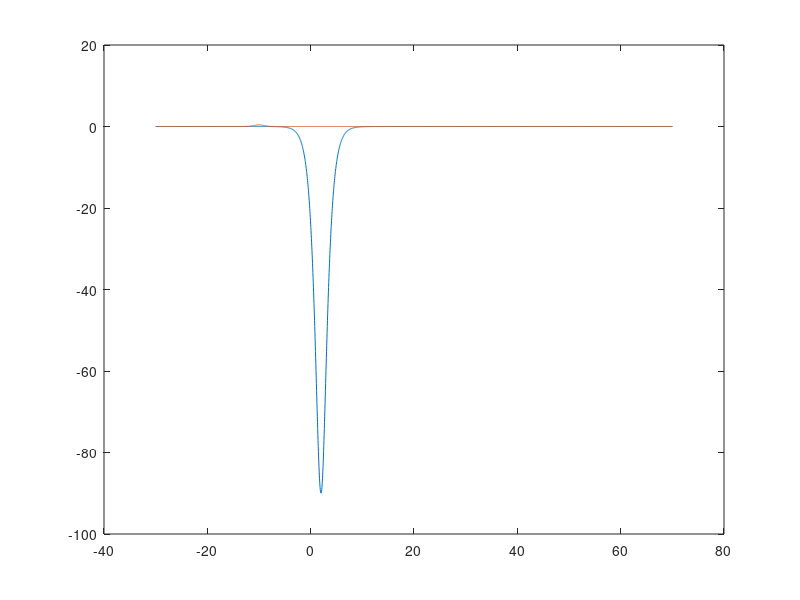

Source code (MATLAB): (Note: this script raises an error after producing the figure.)
close all
clear
clc
%%
% V = 1e-6; Evec = linspace(0,3*V,1000); w = 7/(sqrt(2*m*V));
c = 3e8;
eV = 1.602e-19;
hbarsc = 6.63e-34 / (2*pi);
m_e = 9.12e-31;

hbar = 1;
m = 1/2;

x0 = -30;
xfin = 70;

Nx = 2800;
dx = (xfin-x0) / (Nx);
xv = (x0:dx:xfin)';
L = xfin-x0;

t0 = 0;
tfin = 4.6;
dt = 0.01e-2;
tv = (t0:dt:tfin)';
Nt = length(tv);

stab = dt/(dx^2)



xbar = -10;                      % Mitten av vågfunk. vid t=0
k0 = 4;                        % Medel vågtal/energi vid t=0, kopplad till r.mängd via p=hbar*k
E = ((hbar*k0)^2) / (2*m);      % k översatt till kinetisk energi se 2.4 i Griffiths
sigmax = 10e-1;                   % Standardavvikelse i x vid t=0
sigmak = 1/(2*sigmax);          % Standardavvikelse i k vid t=0
aa = 1/(4*sigmax^2);            % Konstant från uppgift 2.21 Griffiths
vg = hbar*k0/m;                 % Grupphastighet Verkar stämma!

T_ana = @(E,V,w) (1 + (V.*sinh((w/hbar).*sqrt(2.*m.*(V-E))) ).^2./(4.*E.*(V-E))).^(-1);

dp = 2*pi/(dx*(Nx+1));
p = (-Nx/2:Nx/2)*dp;

% Normaliserat vågpaket som initialvillkor för numerisk lösare
Anorm = 1/(2*pi*sigmax^2)^(1/4);
psi0 = Anorm*exp(-aa*(xv-xbar).^2) .* exp(1i*k0*(xv));
normtest = trapz(xv, abs(psi0).^2);

nu = 10;
Ux = -hbar^2/(2*m)*nu*(nu-1)*sech(xv-2);
% Ux = zeros(Nx+1,1);
% Ux = 1.1*E*(heaviside(xv-15) - heaviside(xv-20));

figure(1)
plot(xv, Ux)
hold on
plot(xv, abs(psi0).^2)
hold off

%%

% RK4 = Rk4_solve(psi0, Ux, hbar, m, k0, dx, dt, Nt);
RK4 = CN_solve(psi0, Ux, Nx, Nt, dx, dt, m);
%%
nf = 400;

figure("Position",[200,200,1100,700])
skip = floor((Nt-1)/nf);
for j = 1:nf

    Tj = sprintf('%.5f',trapz(xv(1176:end), abs(RK4(1176:end,skip*j)).^2 ));
    tj = sprintf('%.4f',skip*j*dt);
    yyaxis left
    plot(xv, abs(RK4(:,skip*j)).^2)
    ylabel('$|\Psi|^2 \ [\mathrm{eV}/(\hbar c)]$','fontsize',14,'Interpreter','latex')
    ylim([-0.5,0.5])
%     hold on
    yyaxis right
    plot(xv, Ux)
    yline(E,'--',Color="#D95319")
    ylabel('$U(x), \ \langle E \rangle \ [\mathrm{eV}]$','fontsize',14,'Interpreter','latex')
    xlabel('$x \ [\mathrm{eV} \cdot \hbar c]$','fontsize',14,'Interpreter','latex')
%     plot(xv, abs(CN(:,skip*j)).^2, 'k-')
%     plot(xv, real(Psi1_ana(:,j)))
%     hold off
    legend('$|\Psi|^2$','$U(x)_{\mathrm{sech}}, \ \nu=10$', '$\langle E \rangle$','fontsize',12,'Interpreter','latex')
    ylim([-17,17])
    xlim([-20,20])
    title(['T=', num2str(Tj),',', '        t=', num2str(tj), ' $[\hbar/ \mathrm{eV}]$'], Interpreter='latex', FontSize=12)

    
    drawnow
%     frame = j
    F(j)=getframe(gcf);
end


%%

nf = 400;

figure("Position",[200,200,1100,700])
skip = floor((Nt-1)/nf);
for j = 1:nf

    Tj = sprintf('%.5f',trapz(xv(1176:end), abs(RK4(1176:end,skip*j)).^2 ));
    tj = sprintf('%.4f',skip*j*dt);
    yyaxis left
    plot(xv, real(RK4(:,skip*j)))
    hold on
    plot(xv, imag(RK4(:,skip*j)))
    hold off
    ylabel('$\Psi (x,t)$','fontsize',14,'Interpreter','latex')
    ylim([-1,1])

    yyaxis right
    plot(xv, Ux)
 
    ylabel('$U(x) \ [\mathrm{eV}]$','fontsize',14,'Interpreter','latex')
    xlabel('$x \ [\mathrm{eV} \cdot \hbar c]$','fontsize',14,'Interpreter','latex')

    legend('$\mathrm{Re}(\Psi)$', '$\mathrm{Im}(\Psi)$','$U(x)_{\mathrm{sech}}, \ \nu=10$','fontsize',12,'Interpreter','latex')
    ylim([-17,17])
    xlim([-20,20])
    title(['T=', num2str(Tj),',', '        t=', num2str(tj), ' $[\hbar/ \mathrm{eV}]$'], Interpreter='latex', FontSize=12)

    
    drawnow
%     frame = j
    F(j)=getframe(gcf);
end

%%
video=VideoWriter('sech_V2');
video.Quality=100;
video.FrameRate=60;
open(video);
writeVideo(video,F);
close(video);